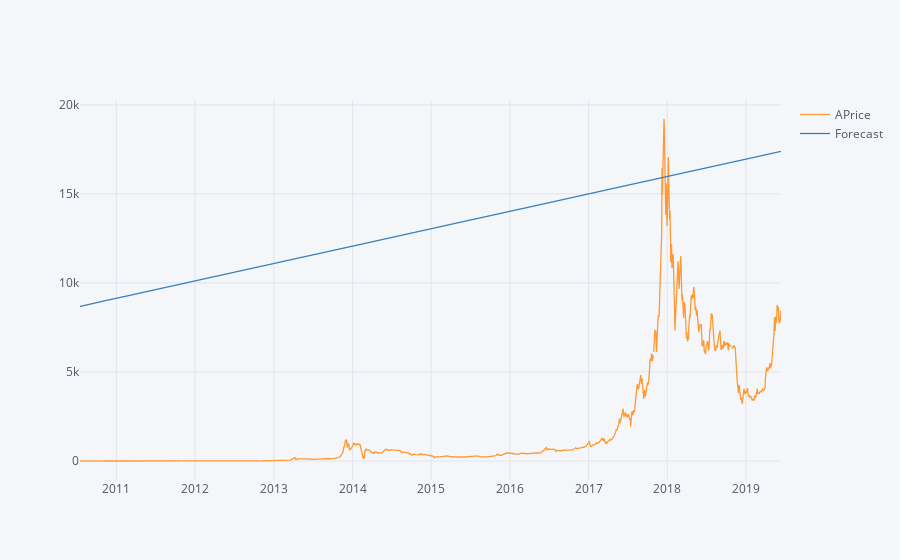

Here is the notebook cell this chart was saved with:
### Code cell
df['Forecast']=stepwise_model.predict(n_periods=3255)
df[['APrice ','Forecast']].iplot()

### Figure 1 — Plotly figure (JSON) as saved in the notebook; plotly's stock layout.template omitted (floating-point values rounded to 4 significant figures; data arrays with more than 128 entries replaced by an {"elided": "..."} marker saying what was removed)
{"data": [{"line": {"color": "rgba(255, 153, 51, 1.0)", "dash": "solid", "shape": "linear", "width": 1.3}, "mode": "lines", "name": "APrice ", "text": "", "type": "scatter", "uid": "34a22bcb-e4b2-4e78-8d80-6657652c08c5", "x": {"elided": "3255 str values"}, "y": {"elided": "3255 mixed values"}}, {"line": {"color": "rgba(55, 128, 191, 1.0)", "dash": "solid", "shape": "linear", "width": 1.3}, "mode": "lines", "name": "Forecast", "text": "", "type": "scatter", "uid": "b0c16ba5-58dd-4347-afa7-775845b87443", "x": {"elided": "3255 str values"}, "y": {"elided": "3255 float values"}}], "layout": {"legend": {"bgcolor": "#F5F6F9", "font": {"color": "#4D5663"}}, "paper_bgcolor": "#F5F6F9", "plot_bgcolor": "#F5F6F9", "title": {"font": {"color": "#4D5663"}}, "xaxis": {"gridcolor": "#E1E5ED", "showgrid": true, "tickfont": {"color": "#4D5663"}, "title": {"font": {"color": "#4D5663"}, "text": ""}, "zerolinecolor": "#E1E5ED"}, "yaxis": {"gridcolor": "#E1E5ED", "showgrid": true, "tickfont": {"color": "#4D5663"}, "title": {"font": {"color": "#4D5663"}, "text": ""}, "zerolinecolor": "#E1E5ED"}}}
